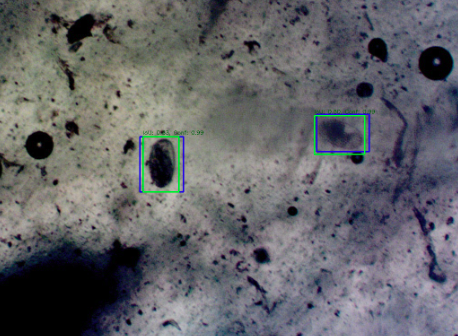
#> input picture Helper/image.png, 458 x 336 px; its folder holds only this picture in this run
$ python -i image_process_d.py   (imports and definitions only)
#> lines starting #> are read from the running program, lines starting #| are printed output that depends on the picture; after the words box and inside, x2 and y2 are one past the last pixel; in counts of white or black regions, pixels touching at a corner belong together
import cv2
import numpy as np
import matplotlib.pyplot as plt
import os
import json

# === Setup paths ===
split = "train"
image_folder = f"dataset/{split}/images"
processed_dir = "Processed_Images/with_fastNIMeansDenoising/"
steps_dir = os.path.join(processed_dir, "Steps")
pred_json_dir = os.path.join(processed_dir, "Predictions", split)
# [3 lines not run here, left out]

# Gather .tif images from folder
# [2 lines that did not run here, left out]

def optimized_process_image(image_path):
#> called with image_path = 'Helper/image.png'
    image = cv2.imread(image_path)
#> image is the input picture: shape (336, 458, 3); mean B, G, R 104.4, 100.8, 100.2
    gray = cv2.cvtColor(image, cv2.COLOR_BGR2GRAY)
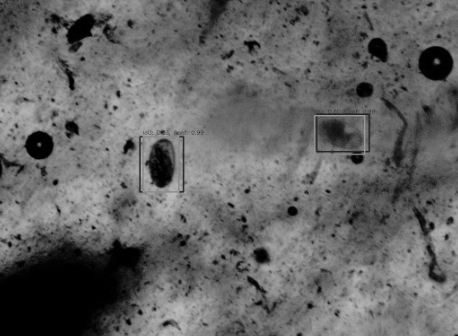
#> gray: shape (336, 458); min 0, max 192, mean 101

    # Step 1: Apply Non-Local Means Denoising
    denoised_gray = cv2.fastNlMeansDenoising(gray, None, h=15, templateWindowSize=7, searchWindowSize=21)

    # Step 2: Gaussian Blur
    blurred_gray = cv2.GaussianBlur(denoised_gray, (7, 7), 0)
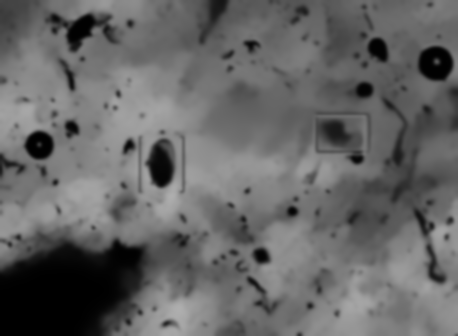
#> blurred_gray: shape (336, 458); min 0, max 174, mean 101.6

    # Step 3: Global thresholding
    _, thresholded_raw = cv2.threshold(blurred_gray, 180, 255, cv2.THRESH_BINARY_INV)
#> thresholded_raw: shape (336, 458); every value is 255

    # Step 4: Morphological opening (refined)
    morph_kernel = np.ones((3, 3), np.uint8)
    opened = cv2.morphologyEx(thresholded_raw, cv2.MORPH_OPEN, morph_kernel, iterations=1)

    # Step 4.5: Remove small debris using connected components
    num_labels, labels, stats, _ = cv2.connectedComponentsWithStats(opened, connectivity=8)
#> labels: shape (336, 458) int32; every value is 1
#> num_labels = 2; stats = [[-1, 2147483647, 0, 0, 0], [0, 0, 458, 336, 153888]]
    min_egg_area = 600
    cleaned = np.zeros_like(opened)
    for i in range(1, num_labels):
        if stats[i, cv2.CC_STAT_AREA] >= min_egg_area:
            cleaned[labels == i] = 255
    thresholded = cleaned

    # Step 5: Canny edge detection
    edges = cv2.Canny(thresholded, 50, 100)
#> edges: shape (336, 458); every value is 0

    # Step 6: Morphological closing to smooth the edges
    edges_closed = cv2.morphologyEx(edges, cv2.MORPH_CLOSE, np.ones((3, 3), np.uint8), iterations=2)

    # Step 7: Find contours
    contours, _ = cv2.findContours(edges_closed, cv2.RETR_EXTERNAL, cv2.CHAIN_APPROX_SIMPLE)
#> contours = []

    # Step 8: Filter contours based on oval geometry
    filtered_contours = []
    predicted_boxes = []
    min_area = 600
    max_area = 12000
    min_aspect_ratio = 1.3
    max_aspect_ratio = 2.5
    solidity_threshold = 0.85

    for cnt in contours:
        area = cv2.contourArea(cnt)
        if area < min_area or area > max_area:
            continue
        if len(cnt) >= 5:
            ellipse = cv2.fitEllipse(cnt)
            (x, y), (major_axis, minor_axis), angle = ellipse
            aspect_ratio = max(major_axis, minor_axis) / min(major_axis, minor_axis)
            hull = cv2.convexHull(cnt)
            hull_area = cv2.contourArea(hull)
            solidity = area / hull_area if hull_area > 0 else 0

            if min_aspect_ratio <= aspect_ratio <= max_aspect_ratio and solidity >= solidity_threshold:
                filtered_contours.append(cnt)
                x_box, y_box, w_box, h_box = cv2.boundingRect(cnt)
                predicted_boxes.append([x_box, y_box, x_box + w_box, y_box + h_box])
#> this loop made 0 passes
#> after the loop, filtered_contours = []; predicted_boxes = []

    # Step 9: Draw filtered contours and overlay file name
    output_image = image.copy()
    cv2.drawContours(output_image, filtered_contours, -1, (0, 255, 0), 2, lineType=cv2.LINE_AA)
    filename = os.path.basename(image_path)
    cv2.putText(
        output_image,
        f"{filename}",
        org=(10, output_image.shape[0] - 10),
        fontFace=cv2.FONT_HERSHEY_SIMPLEX,
        fontScale=0.8,
        color=(0, 255, 0),
        thickness=2,
        lineType=cv2.LINE_AA
    )
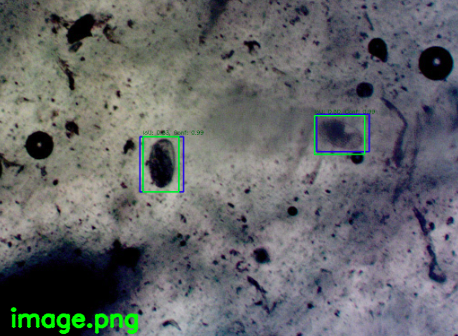
#> output_image: shape (336, 458, 3); 1.12% of pixels changed, all inside (x1, y1, x2, y2) = (10, 307, 139, 335)

    # Save prediction boxes as JSON
    json_path = os.path.join(pred_json_dir, f"{os.path.splitext(filename)[0]}.json")
    with open(json_path, "w") as jf:
        json.dump({"filename": filename, "boxes": predicted_boxes}, jf, indent=2)

    # Step 10: Save final processed image
    output_path = os.path.join(processed_dir, f"processed_{filename}")
    cv2.imwrite(output_path, output_image)

    # Step 11: Visualization
    fig, axes = plt.subplots(3, 3, figsize=(15, 12))

    axes[0, 0].imshow(gray, cmap="gray")
    axes[0, 0].set_title("1. Grayscale Image")

    axes[0, 1].imshow(denoised_gray, cmap="gray")
    axes[0, 1].set_title("2. Denoised (fastNlMeans)")

    axes[0, 2].imshow(blurred_gray, cmap="gray")
    axes[0, 2].set_title("3. Gaussian Blurred")

    axes[1, 0].imshow(thresholded_raw, cmap="gray")
    axes[1, 0].set_title("4. Raw Thresholded")

    axes[1, 1].imshow(opened, cmap="gray")
    axes[1, 1].set_title("5. Morph Open (3x3)")

    axes[1, 2].imshow(thresholded, cmap="gray")
    axes[1, 2].set_title("6. Post-clean (by area)")

    axes[2, 0].imshow(edges_closed, cmap="gray")
    axes[2, 0].set_title("7. Edges + Morph Close")

    filtered_contour_image = np.zeros_like(gray)
    cv2.drawContours(filtered_contour_image, filtered_contours, -1, 255, thickness=1)
    axes[2, 1].imshow(filtered_contour_image, cmap="gray")
    axes[2, 1].set_title("8. Filtered Contours")

    axes[2, 2].imshow(cv2.cvtColor(output_image, cv2.COLOR_BGR2RGB))
    axes[2, 2].set_title(f"9. Final Detection: {len(filtered_contours)} Eggs ({filename})")

    plt.tight_layout()
    step_image_path = os.path.join(steps_dir, f"steps_{filename}.png")
    plt.savefig(step_image_path, dpi=150, bbox_inches='tight')
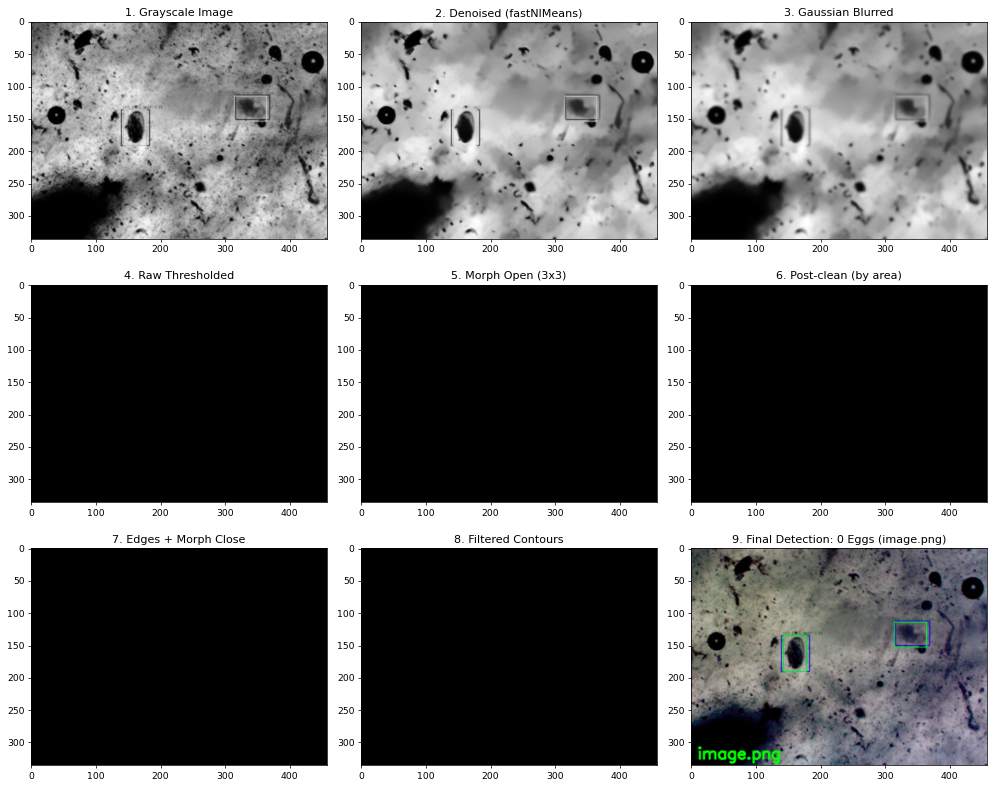
#> figure drawn by matplotlib, 9 panels
    plt.close()

# Process all images
# [2 lines not run here, left out]

>>> result = optimized_process_image('Helper/image.png')
